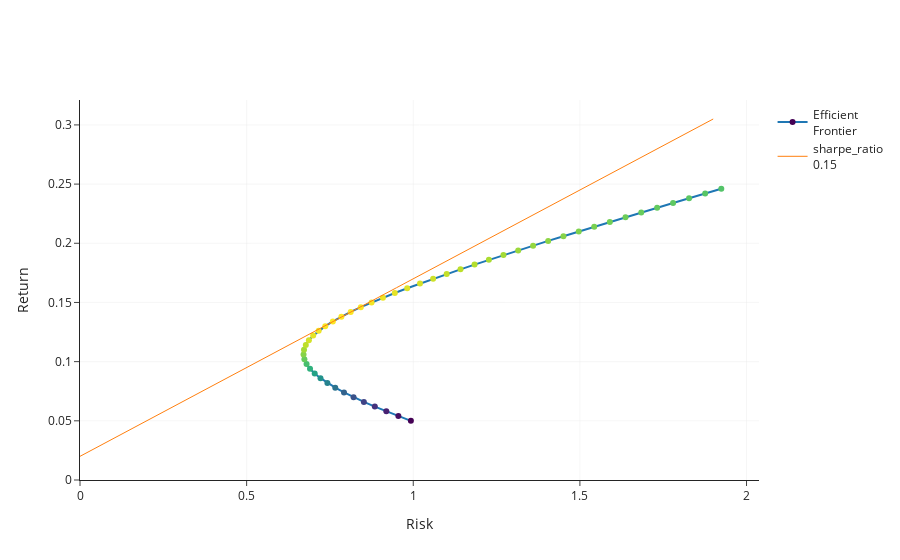

Source (notebook cell):
### Code cell
fig = go.Figure()

fig.add_trace(
    go.Scatter(x=risk_list, y=return_list, text = sharpe_ratio_list,
               marker_color = sharpe_ratio_list,
               hovertemplate = \
                   "<b>std</b>: %{x:.3f}<br><b>return</b>: %{y:.3f}<br>" +\
                   "<b>sharpe ratio</b>:  %{text:.3f}<br>",
               mode="lines+markers", name="Efficient<br>Frontier")
)

fig.add_trace(go.Scatter(x=std_ls, y=r_sharpe_ls, mode="lines", 
                         line=dict(dash="solid", width=1),
                         name=f"sharpe_ratio<br>{sharpe_rat}"))

fig.update_xaxes(rangemode="tozero", title="Risk")
fig.update_yaxes(rangemode="tozero", title="Return")
fig.show()
